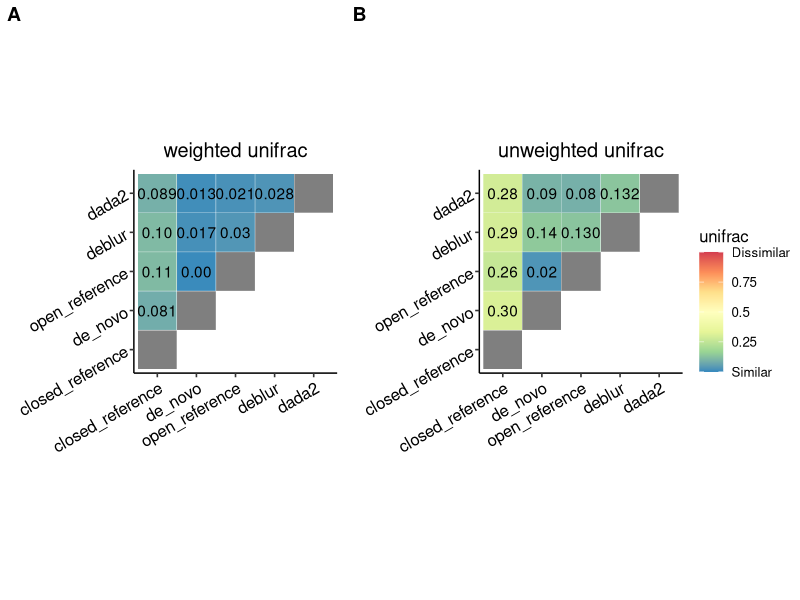

Generate this figure with R:
#!/usr/bin/env Rscript

library(dplyr)
library(ggplot2)
library(ggpubr)

methods <- c("closed_reference", "de_novo", "open_reference", "deblur", "dada2")

tidy_up_data <- function(unifrac_data) {
    unifrac_data$method1 <- factor(unifrac_data$method1, levels=methods)
    unifrac_data$method2 <- factor(unifrac_data$method2, levels=methods)
    tidy_data <- unifrac_data %>%
        group_by(method1, method2) %>%
        select_at(c("method1", "method2", "unifrac")) %>%
        summarize_all(.funs=mean) %>%
        rowwise() %>%
        mutate(pair=sort(c(method1, method2)) %>% paste(collapse=",")) %>%
        group_by(pair) %>%
        distinct(pair, .keep_all=TRUE)
}

plot_heatmap <- function(data, title) {
    ggplot(data=data, aes(x=method1, y=method2, fill=unifrac)) +
        geom_tile(color="white") +
        geom_text(aes(label=abbreviate(unifrac))) +
        scale_fill_distiller(
            palette="Spectral",
            limits=c(0, 1),
            breaks=c(0, 0.25, 0.5, 0.75, 1),
            labels=c("Similar", 0.25, 0.5, 0.75, "Dissimilar")
        ) +
        ggtitle(title) +
        theme_pubr() +
        theme(
            plot.title=element_text(hjust=0.5),
            axis.title=element_blank(),
            axis.text.x=element_text(angle=30, hjust=1),
            axis.text.y=element_text(angle=30)
        ) +
        coord_fixed()
}

unweighted <- read.csv("fmt_unweighted_unifrac.csv", sep=",", header=TRUE)
unweighted_tidy <- tidy_up_data(unweighted)
weighted <- read.csv("fmt_weighted_unifrac.csv", sep=",", header=TRUE)
weighted_tidy <- tidy_up_data(weighted)

weighted_plot <- plot_heatmap(weighted_tidy, "weighted unifrac")
unweighted_plot <- plot_heatmap(unweighted_tidy, "unweighted unifrac")

heatmap_plot <- ggarrange(weighted_plot, unweighted_plot, nrow=1, ncol=2, labels=c("A", "B"), common.legend=TRUE, legend="right")
ggsave("figure3ab.pdf", heatmap_plot, width=11, height=8.5)
